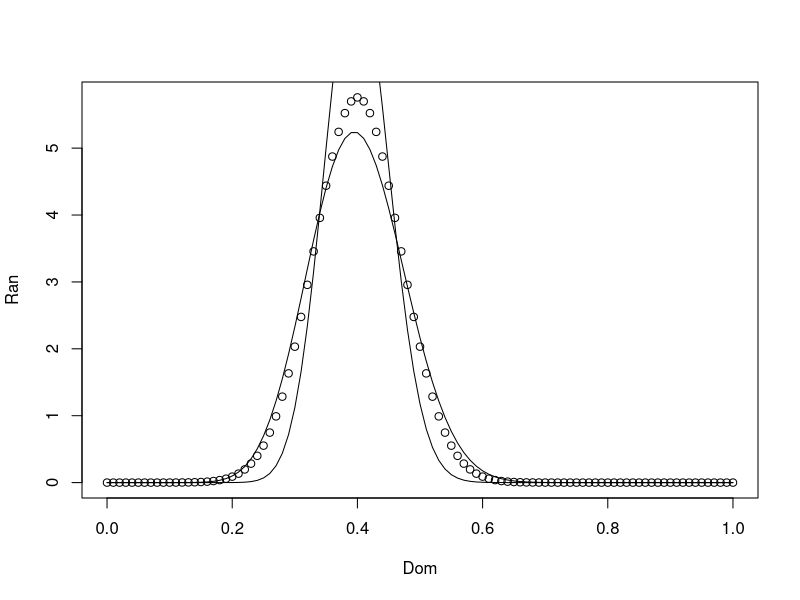

The R source for this figure:
m <- 10
theta <- rbeta(1,3,10)
n <- 5
#rbinomV <- Vectorize(FUN = rbinom, vectorize.args = c("prob"))
DD <- rbinom(m,n,theta)

mean(DD/n)

bar_x <- mean(DD)
S_x <- ((n-1)/n)*var(DD)
hat_Var_x <- (1/n)*(bar_x)*(n-bar_x)
delta <-(hat_Var_x-(1/n)*S_x)/(S_x-hat_Var_x)
delta
hat_alpha <- bar_x*delta 
hat_beta <- (n-bar_x)*delta
Dom <- seq(0,1,0.01)
Ran <- dnorm(Dom,bar_x/n, sqrt((1/(n*m))*(bar_x/n)*(1-bar_x/n)))
plot(Dom,Ran)
Ran <- dbeta(Dom, hat_alpha + m*bar_x, hat_beta +n*m-(m*bar_x))
lines(Dom,Ran)
Ran <- dbeta(Dom, hat_alpha + 2*m*bar_x, hat_beta +n*2*m-(2*m*bar_x))
lines(Dom,Ran)

MM <- (hat_alpha+ m*bar_x )/(hat_alpha + m*bar_x+hat_beta+n*m-(m*bar_x))
MM

dbeta(Dom, hat_alpha + 2*m*bar_x, hat_beta +2*n*m-(m*bar_x))
